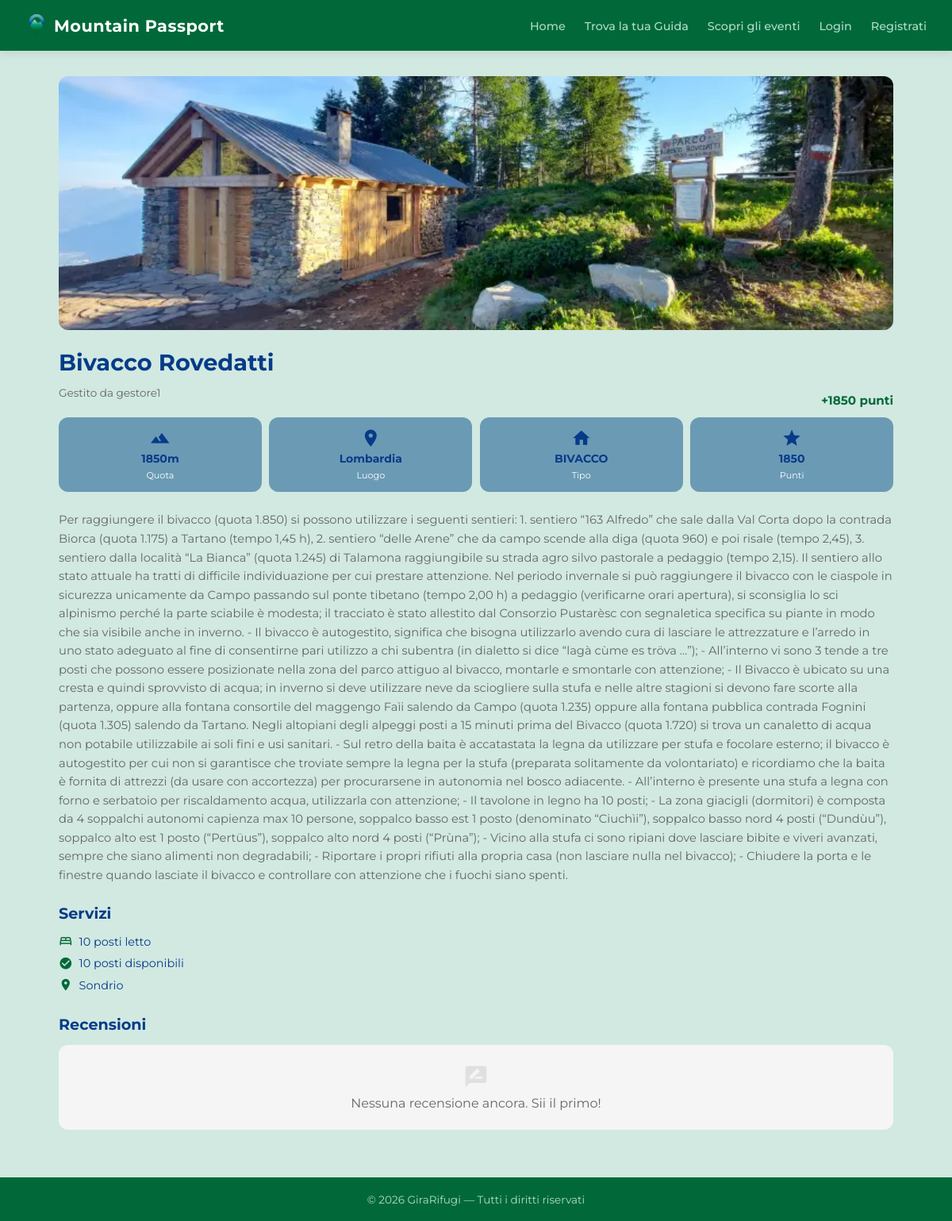
The app's page /rifugi/6/, older data.
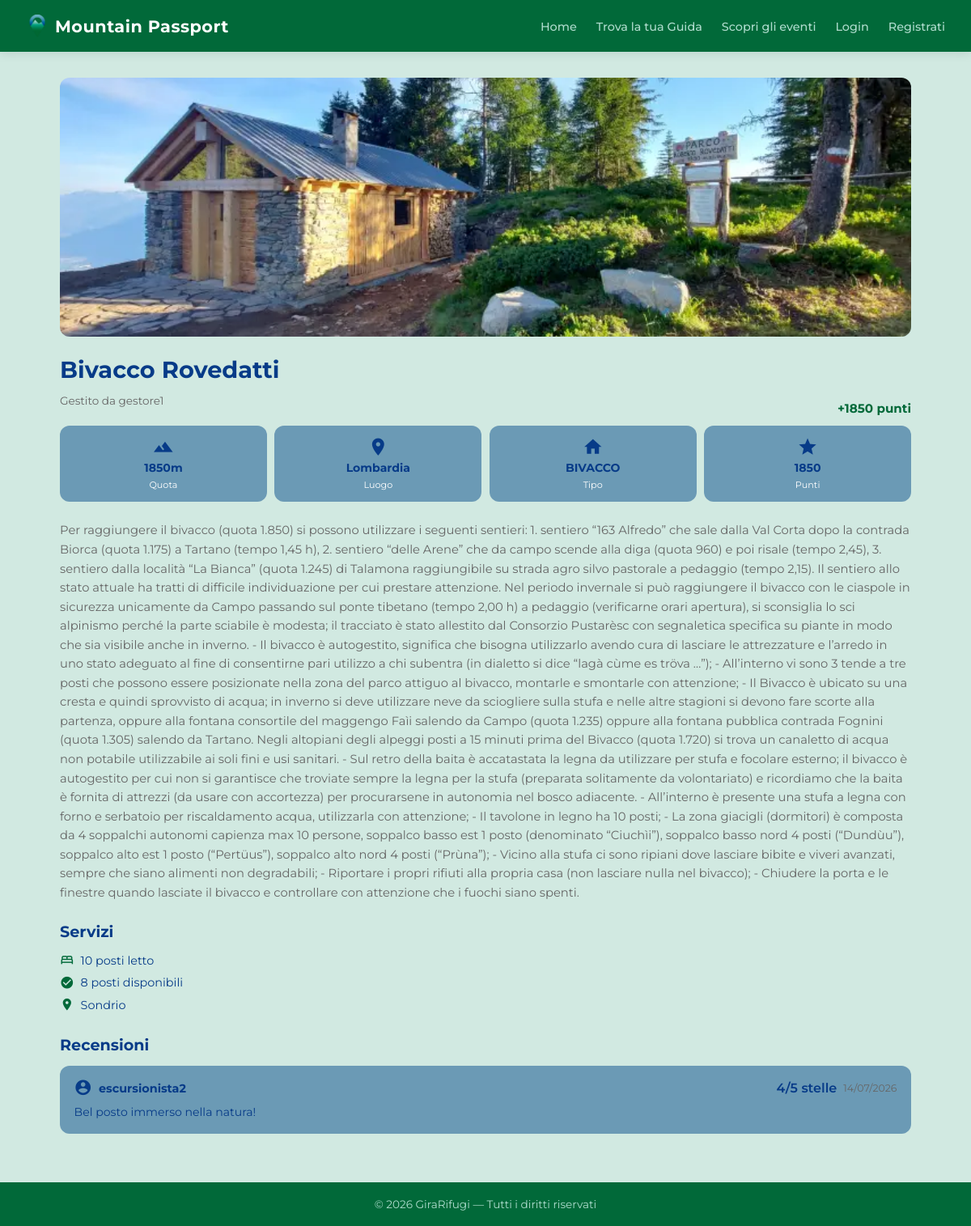
The same page, newer data.
### rifugi/models.py (models this page shows, shortened)
class Rifugio(models.Model):
    nome = models.CharField(max_length=200)
    localita = models.CharField(max_length=200)
    altitudine = models.IntegerField()
    latitudine = models.FloatField()
    longitudine = models.FloatField()
    regione = models.CharField(max_length=100)
    mensile = models.BooleanField(default=False)
    TIPO_CHOICES = [
        ('RIFUGIO', 'Rifugio'),
        ('BIVACCO', 'Bivacco'),
        ('CAPANNA', 'Capanna'),
    ]
    tipo = models.CharField(max_length=20, choices=TIPO_CHOICES, default='RIFUGIO')
    descrizione = models.TextField(blank=True)
    posti_letto = models.IntegerField(default=0)
    posti_disponibili = models.IntegerField(default=0)
    immagine = models.ImageField(upload_to='rifugi/', blank=True, null=True)
    qr_uuid = models.UUIDField(default=uuid.uuid4, unique=True, editable=False)
    STATO_CHOICES = [
        ('in_attesa', 'In attesa'),
        ('approvato', 'Approvato'),
    ]
    stato = models.CharField(max_length=20, choices=STATO_CHOICES, default='in_attesa')
    gestore = models.ForeignKey(
        User,
        on_delete=models.SET_NULL,
        null=True,
        blank=True,
        related_name='rifugi'
    )
    class Meta:
        verbose_name_plural = "Rifugi"

class Recensione(models.Model):
    escursionista = models.ForeignKey(
        User,
        on_delete=models.CASCADE,
        related_name='recensioni'
    )
    rifugio = models.ForeignKey(
        Rifugio,
        on_delete=models.CASCADE,
        related_name='recensioni'
    )
    testo = models.TextField()
    voto = models.IntegerField(
        validators=[MinValueValidator(1), MaxValueValidator(5)]
    )
    data = models.DateTimeField(auto_now_add=True)
    class Meta:
        verbose_name_plural = "Recensioni"

### rifugi/views.py (the view, shortened to what this page needs)
# urls.py: path('rifugi/<int:pk>/', views.rifugio, name='rifugio'),
def rifugio(request, pk):
    r = get_object_or_404(Rifugio, pk=pk)
    aggiorna_posti_disponibili(r)
    recensioni = Recensione.objects.filter(rifugio=r).select_related('escursionista').order_by('-data')
    prenotazione = None
    ha_timbro = False
    recensione_utente = None
    e_preferito = False
    soggiorno_in_corso = False  # ← nuovo
    if prenotazione and prenotazione.stato == 'approvata':
        if prenotazione.data_arrivo < date.today() <= prenotazione.data_partenza:
            soggiorno_in_corso = True  # ← nuovo
    if prenotazione and prenotazione.data_partenza < date.today():
        prenotazione = None
    return render(request, 'rifugi/rifugio.html', {
        'rifugio': r,
        'recensioni': recensioni,
        'prenotazione': prenotazione,
        'ha_timbro': ha_timbro,
        'recensione_utente': recensione_utente,
        'e_preferito': e_preferito,
        'soggiorno_in_corso': soggiorno_in_corso,  # ← nuovo
    })

### rifugi/views.py (called while the page is built)
def aggiorna_posti_disponibili(rifugio):
    from django.db.models import Sum
    prenotazioni_scadute = Prenotazione.objects.filter(
        rifugio=rifugio,
        stato='approvata',
        data_partenza__lte=date.today(),
        posti_restituiti=False
    )
    totale = prenotazioni_scadute.aggregate(tot=Sum('num_ospiti'))['tot'] or 0
    if totale:
        rifugio.posti_disponibili = min(rifugio.posti_letto, rifugio.posti_disponibili + totale)
        rifugio.save()
        prenotazioni_scadute.update(posti_restituiti=True)

### templates/rifugi/rifugio.html (shortened to what this page needs)
{% extends 'base.html' %}
{% load static %}
{% block content %}
<div class="detail-hero">
    {% if rifugio.immagine %}
        <img src="{{ rifugio.immagine.url }}" alt="{{ rifugio.nome }}">
    {% else %}
        <div class="detail-hero-placeholder"></div>
    {% endif %}
</div>
<div class="detail-body">
    <div class="detail-header">
        <h1>{{ rifugio.nome }}</h1>
    </div>
    {% if rifugio.gestore %}
        <p style="font-size:0.85rem; color:var(--gray); margin-top:0.25rem;">
            Gestito da {{ rifugio.gestore.username }}
        </p>
    {% endif %}
    <p class="detail-punti">+{{ rifugio.altitudine|floatformat:0 }} punti</p>
    <div class="detail-stats">
        <div class="detail-stat-card">
            <span class="material-icons detail-stat-icon">terrain</span>
            <span class="detail-stat-value">{{ rifugio.altitudine }}m</span>
            <span class="detail-stat-label">Quota</span>
        </div>
        <div class="detail-stat-card">
            <span class="material-icons detail-stat-icon">place</span>
            <span class="detail-stat-value">{{ rifugio.regione }}</span>
            <span class="detail-stat-label">Luogo</span>
        </div>
        <div class="detail-stat-card">
            <span class="material-icons detail-stat-icon">home</span>
            <span class="detail-stat-value">{{ rifugio.tipo }}</span>
            <span class="detail-stat-label">Tipo</span>
        </div>
        <div class="detail-stat-card">
            <span class="material-icons detail-stat-icon">star</span>
            <span class="detail-stat-value">{{ rifugio.altitudine }}</span>
            <span class="detail-stat-label">Punti</span>
        </div>
    </div>
    {% if rifugio.descrizione %}
    <p class="detail-descrizione">{{ rifugio.descrizione }}</p>
    {% endif %}
    <div class="detail-section">
        <h2>Servizi</h2>
        <ul class="detail-list">
            <li>
                <span class="material-icons">bed</span>
                {{ rifugio.posti_letto }} posti letto
            </li>
            <li>
                <span class="material-icons">check_circle</span>
                {{ rifugio.posti_disponibili }} posti disponibili
            </li>
            <li>
                <span class="material-icons">location_on</span>
                {{ rifugio.localita }}
            </li>
        </ul>
    </div>
<div class="detail-section">
    <div style="display:flex; align-items:center; justify-content:space-between; margin-bottom:0.9rem;">
        <h2 style="margin-bottom:0;">Recensioni</h2>
    </div>
    {% if recensioni %}
        {% for r in recensioni %}
        <div class="recensione-card">
            <div class="recensione-header">
                <span class="material-icons">account_circle</span>
                <strong>{{ r.escursionista.username }}</strong>
                <span class="recensione-voto">
                    <span class="recensione-voto" style="font-weight:600; color: var(--darkblue);">
                        {{ r.voto }}/5 stelle
                    </span>
                </span>
                <span class="recensione-data">{{ r.data|date:"d/m/Y" }}</span>
            </div>
            <p>{{ r.testo }}</p>
        </div>
        {% endfor %}
    {% else %}
        <div class="recensione-vuota">
            <span class="material-icons">rate_review</span>
            <p>Nessuna recensione ancora. Sii il primo!</p>
        </div>
    {% endif %}
</div>
{% endblock %}

### templates/base.html (shortened to what this page needs)
{% load static %}
<!DOCTYPE html>
<html lang="it">
<head>
    <link rel="stylesheet" href="{% static 'css/base.css' %}">
    <link rel="stylesheet" href="{% static 'css/home.css' %}">
    <link rel="stylesheet" href="{% static 'css/eventi.css' %}">
    <link rel="stylesheet" href="{% static 'css/detail.css' %}">
    <link rel="stylesheet" href="{% static 'css/form.css' %}">
    <link rel="stylesheet" href="{% static 'css/pages.css' %}">
</head>
<body>
<nav class="navbar">
    <a href="/" class="navbar-brand" style="display:flex; align-items:center; gap:0.5rem;">
        <img src="{% static 'logo.png' %}" alt="Mountain Passport" style="width:28px; height:28px;">
        Mountain Passport
    </a>
    <ul class="navbar-nav">
        <li><a href="{% url 'home' %}">Home</a></li>
        <li><a href="{% url 'guide' %}">Trova la tua Guida</a></li>
        <li><a href="{% url 'eventi' %}">Scopri gli eventi</a></li>
        {% if user.is_authenticated %}
            {% if user.groups.all.0.name == 'Escursionista' %}
                <li><a href="{% url 'checkin' %}">Check-in</a></li>
                <li><a href="{% url 'passaporto' %}">Passaporto</a></li>
            {% elif user.groups.all.0.name == 'GestoreRifugio' %}
                <li><a href="{% url 'dashboard_gestore' %}">Dashboard</a></li>
            {% elif user.groups.all.0.name == 'GuidaAlpina' %}
                <li><a href="{% url 'dashboard_guida' %}">Dashboard</a></li>
            {% elif user.groups.all.0.name == 'Admin' or user.is_superuser %}
                <li><a href="{% url 'pannello_admin' %}">Pannello Admin</a></li>
            {% endif %}
            <li><span class="navbar-user">Ciao, {{ user.username }}!</span></li>
            <li>
                <form method="post" action="/accounts/logout/" style="display:inline">
                    {% csrf_token %}
                    <button type="submit" class="btn-logout">Logout</button>
                </form>
            </li>
        {% else %}
            <li><a href="/accounts/login/">Login</a></li>
            <li><a href="{% url 'register' %}">Registrati</a></li>
        {% endif %}
    </ul>
</nav>
<main>
    {% block content %}{% endblock %}
</main>
<footer>
    <p>&copy; 2026 GiraRifugi — Tutti i diritti riservati</p>
</footer>
</body>
</html>

### static/css/base.css (style rules this page uses)
:root { --green-dark: #016939; --green: #4B9978; --green-light: #AFDCCD; --green-bg: #D1E9E1; --blue-dark: #073B88; --blue: #2F629A; --blue-light: #6B9AB5; --gray: #666666; --gray-light: #E0E0E0; --gray-bg: #F5F5F5; --white: #FFFFFF; --shadow: 0 2px 12px rgba(0,0,0,0.10); --radius: 12px; --radius-sm: 8px; }
*, *::before, *::after { box-sizing: border-box; margin: 0; padding: 0; }
body { font-family: 'Montserrat', sans-serif; background-color: var(--green-bg); color: var(--blue-dark); min-height: 100vh; display: flex; flex-direction: column; }
a { color: var(--blue); text-decoration: none; }
.navbar { background-color: var(--green-dark); padding: 0 2rem; display: flex; align-items: center; justify-content: space-between; height: 64px; box-shadow: var(--shadow); position: sticky; top: 0; z-index: 100; }
.navbar-brand { font-size: 1.3rem; font-weight: 700; color: var(--white) !important; letter-spacing: 0.5px; text-decoration: none; }
.navbar-nav { display: flex; align-items: center; gap: 1.5rem; list-style: none; }
.navbar-nav a { color: var(--green-light); font-size: 0.9rem; font-weight: 500; transition: color 0.2s; }
main { flex: 1; max-width: 1100px; margin: 0 auto; padding: 2rem 1.5rem; width: 100%; }
footer { background-color: var(--green-dark); color: var(--green-light); text-align: center; padding: 1.2rem; font-size: 0.85rem; margin-top: auto; }

### static/css/detail.css (style rules this page uses)
.detail-hero { width: 100%; height: 320px; overflow: hidden; border-radius: var(--radius); margin-bottom: 1.5rem; }
.detail-hero img { width: 100%; height: 100%; object-fit: cover; display: block; }
.detail-header { display: flex; align-items: center; justify-content: space-between; gap: 1rem; margin-bottom: 0.75rem; }
.detail-header h1 { font-size: 1.8rem; font-weight: 700; color: var(--blue-dark); line-height: 1.2; flex: 1; }
.detail-punti { color: var(--green-dark); font-weight: 700; font-size: 0.95rem; text-align: right; margin-bottom: 0.75rem; margin-top: -0.5rem; }
.detail-descrizione { color: var(--gray); font-size: 0.92rem; line-height: 1.6; margin-bottom: 1.5rem; }
.detail-stats { display: grid; grid-template-columns: repeat(4, 1fr); gap: 0.6rem; margin-bottom: 1.5rem; }
.detail-stat-card { background: var(--blue-light); border-radius: var(--radius); padding: 0.9rem 0.5rem; display: flex; flex-direction: column; align-items: center; text-align: center; gap: 0.3rem; }
.detail-stat-icon { font-size: 1.6rem !important; color: var(--blue-dark); }
.detail-stat-value { font-size: 0.88rem; font-weight: 700; color: var(--blue-dark); line-height: 1.2; }
.detail-stat-label { font-size: 0.7rem; color: var(--white); }
.detail-section { margin-bottom: 1.75rem; }
.detail-section h2 { font-size: 1.2rem; font-weight: 700; color: var(--blue-dark); margin-bottom: 0.9rem; }
.detail-list { list-style: none; display: flex; flex-direction: column; gap: 0.6rem; }
.detail-list li { font-size: 0.9rem; color: var(--blue-dark); display: flex; align-items: center; gap: 0.5rem; }
.detail-list li .material-icons { font-size: 1.1rem; color: var(--green-dark); }
.recensione-card { background: var(--blue-light); border-radius: var(--radius); padding: 1rem 1.1rem; margin-bottom: 0.75rem; }
.recensione-header { display: flex; align-items: center; gap: 0.5rem; margin-bottom: 0.5rem; flex-wrap: wrap; }
.recensione-header .material-icons { font-size: 1.4rem; color: var(--blue-dark); }
.recensione-header strong { color: var(--blue-dark); font-size: 0.9rem; }
.recensione-voto { display: flex; gap: 1px; margin-left: auto; }
.recensione-data { font-size: 0.78rem; color: var(--gray); }
.recensione-card p { font-size: 0.88rem; color: var(--blue-dark); line-height: 1.5; }

Row changes from the older to the newer data that the page shows:
changed Rifugio "Bivacco Rovedatti": posti_disponibili "10" → "8"
added Recensione: escursionista.username "escursionista2", voto "4", data "14/07/2026", testo "Bel posto immerso nella natura!"
Text that changed along with them:
text no longer shown: "Nessuna recensione ancora. Sii il primo!"
